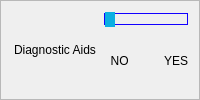
               <widget class="QFrame" name="diagnosticAssistantsTitleFrame">
                <property name="styleSheet">
                 <string notr="true">QSlider::groove:horizontal {
    border: 1px solid;
	border-color: rgb(17, 0, 255);
    height: 10px;
    margin: 0px;
}

QSlider::handle:horizontal {
    background-color: rgb(11, 175, 225);
    border: 1px solid;
	border-color: rgb(11, 175, 225);
    height: px;
    width: 8px;
	margin: -15px 0px;
}</string>
                </property>
                <property name="frameShape">
                 <enum>QFrame::StyledPanel</enum>
                </property>
                <property name="frameShadow">
                 <enum>QFrame::Raised</enum>
                </property>
                <layout class="QHBoxLayout" name="horizontalLayout">
                 <item>
                  <layout class="QGridLayout" name="gridLayout">
                   <item row="0" column="0" colspan="2" alignment="Qt::AlignHCenter">
                    <widget class="QLabel" name="diagnosticAssistantsTitleLabel">
                     <property name="text">
                      <string>Diagnostic Aids</string>
                     </property>
                    </widget>
                   </item>
                   <item row="0" column="2">
                    <layout class="QGridLayout" name="gridLayout_47">
                     <item row="0" column="0" colspan="2">
                      <widget class="QSlider" name="diagnostic_aids_slider">
                       <property name="maximum">
                        <number>1</number>
                       </property>
                       <property name="pageStep">
                        <number>1</number>
                       </property>
                       <property name="orientation">
                        <enum>Qt::Horizontal</enum>
                       </property>
                      </widget>
                     </item>
                     <item row="1" column="1" alignment="Qt::AlignRight">
                      <widget class="QLabel" name="VIHYeslabel_2">
                       <property name="text">
                        <string>YES</string>
                       </property>
                      </widget>
                     </item>
                     <item row="1" column="0">
                      <widget class="QLabel" name="VIHNoLabel_2">
                       <property name="text">
                        <string>  NO  </string>
                       </property>
                      </widget>
                     </item>
                    </layout>
                   </item>
                  </layout>
                 </item>
                </layout>
               </widget>
